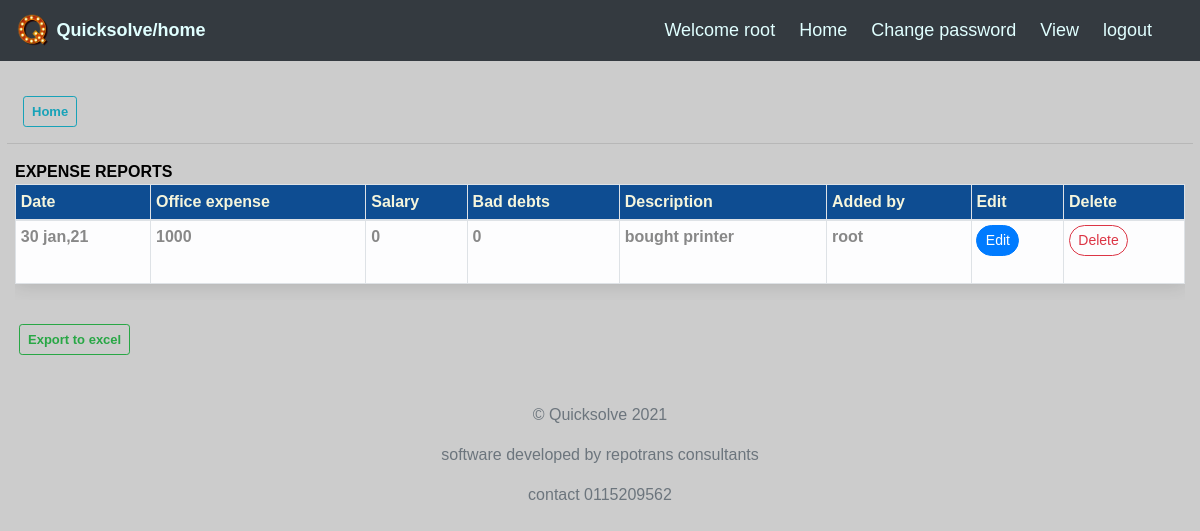
Screenshot of /transactions/Expense/ (signed in) with the database file from the repository.
### transactions/models.py (models this page shows, shortened)
class Transaction(models.Model):
    first_installment = models.IntegerField(default=0)
    second_installment = models.IntegerField(default=0)
    third_installment =models.IntegerField(default=0)
    fourth_installment = models.IntegerField(default=0)
    fifth_installment = models.IntegerField(default=0)
    sixth_installment =models.IntegerField(default=0)
    seventh_installment = models.IntegerField(default=0)
    eighth_installment =models.IntegerField(default=0)
    loan_payable =models.IntegerField(default=0)
    installment_description=models.CharField(max_length=1000,default="",blank=True)
    repayment_day=models.CharField(max_length=200,choices=CHOICES,default="",blank=True)
    lending_date=models.DateTimeField(default=timezone.now)
    clients_name=models.CharField(max_length=200,blank=True)
    clients_id=models.CharField(max_length=200,blank=True)
    clients_location=models.CharField(max_length=200,default="",blank=True)
    clients_phone=models.CharField(max_length=20,blank=True)
    loan_amount=models.IntegerField(default=0)
    interest_charged =models.FloatField(default=0.0)
    repayment_period = models.CharField(choices=period,max_length=100,blank=True)
    office_expenses = models.IntegerField(default=0)
    salary_expenses = models.IntegerField(default=0)
    expense_description = models.CharField(max_length=100,default="",blank=True)
    bad_debts =models.IntegerField(default=0)
    mode_of_payment = models.CharField(choices=MODE,max_length=100,default="",blank=True)
    lender=models.ForeignKey(User,on_delete=models.CASCADE)
    objects = TransactionManager()
    @cached_property
    def office_expense_condition(self):
        if self.office_expenses > 0:
            return self.office_expenses
    @cached_property
    def debts_expense_condition(self):
        if self.bad_debts > 0:
            return self.bad_debts

### transactions/views.py (the view)
# urls.py: path('Expense/', ExpenseHome.as_view(), name='expense'),
class ExpenseHome(LoginRequiredMixin,ListView):
    model = Transaction
    reports = Transaction.objects.all()
    template_name = 'transactions/expenses.html'
    context_object_name = 'reports'

### transactions/models.py (called while the page is built)
    def get_queryset(self):
        qs = super().get_queryset()
        return qs.select_related('lender')

### transactions/templates/transactions/expenses.html (shortened to what this page needs)
{%extends 'index.html'%}
{%block content%}
<br>
<br>
<br>
<br>
<a href="{%url 'transaction_home'%}" class="btn btn-outline-info btn-sm mybuttons ml-2"><b style="font-size: small;">Home</b></a>
<hr>
<b style="color: black;">EXPENSE REPORTS</b>
<div class="table-responsive ">
    <table id="expenses" class="table table-sm  table-light table-bordered  table-hover styleTable">
        <thead class="table-light">
        <tr>
            <th scope="col">Date</th>
            <th scope="col">Office expense</th>
            <th scope="col">Salary</th>
            <th scope="col">Bad debts</th>
            <th scope="col">Description</th>
            <th scope="col">Added by</th>
            <th scope="col">Edit</th>
            <th scope="col">Delete</th>
        </tr>
        </thead>
        <tbody>
            <tr>
                {%for report in object_list%}
               {%if report.office_expense_condition or report.office_salary_condition or report.debts_expense_condition%}
                <td><b>{{report.lending_date|date:'j b,y'}}</b></td>
                <td><b>{{report.office_expenses}}</b></td>
                <td><b>{{report.salary_expenses}}</b></td>
                <td><b>{{report.bad_debts}}</b></td>
                <td><b>{{report.expense_description}}</b></td>
                <td><b>{{report.lender}}</b></td>
                <td><a href="{%url 'transaction_update' report.id%}"
                        class="btn btn-primary badge-pill btn-sm mybuttons ">Edit</a></td>
                <td><a href="{%url 'transaction_delete' report.id%}"
                        class="btn btn-outline-danger badge-pill btn-sm mybuttons ">Delete</a></td>
            </tr>
        </tbody>
         {%endif%}
            {%endfor%}
    </table>
</div>
<br>
<button  class="btn btn-outline-success btn-sm ml-1" onclick="exportDataToExcel('expenses')"><b style="font-size: small;">Export to excel</b></button>
{%endblock%}

### transactions/templates/index.html (shortened to what this page needs)
{% load static %}
<!DOCTYPE html>
<html lang="en">
{% load pwa %}
<head>
<link rel="stylesheet" href="https://maxcdn.bootstrapcdn.com/bootstrap/4.0.0/css/bootstrap.min.css">
</head>
<body style="background: #cccccc;" >
  <header>
    <div class="container">
      <nav class="navbar  navbar-expand-lg navbar-dark bg-dark fixed-top">
        <a class="navbar-brand" href="{% url 'transaction_home'%}">
      <img src="{% static 'images/my.png'%}" height="35" width="35" class="d-inline-block-alighn-top" />
          <b style="color:   lightcyan; font-size: large;">Quicksolve/home</b>
          </a>
        <div class="collapse navbar-collapse" id="navbarNavAltMarkup">
        <div class="navbar-nav ml-auto">
          {%if user.is_authenticated%}
          <a class="nav-item nav-link mr-4 mylink" href=""
          style="color:   lightcyan;font-size:large;">Welcome {{user.username}} </a>
          <a class="nav-item nav-link mr-4 mylink" href="{% url 'transaction_home'%}"
                      style="color:   lightcyan;font-size:large;">Home </a>
          <a class="nav-item nav-link mr-4 mylink" href="{% url 'change_password'%}"
            style="color:   lightcyan;font-size:large;">Change password </a>
          <a class="nav-item nav-link mr-4 mylink" href="" style="color: lightcyan; font-size: large;">View</a>
          <a  class="nav-item nav-link mr-4" href="{%url 'logout'%}" style="color: lightcyan; font-size:large">logout</a>
          {%endif%}
        </div>
        </div>
        </nav>
      </div>
  </header>
  <div class="container-fluid">
    {% block content %}
    {% endblock content %}
  </div>
<br>
<br>
  <footer class="text-muted">
    <div class="container text-center">
      <p>© Quicksolve {% now "Y" %}</p>
      <p>software developed by repotrans consultants
      <p>contact 0115209562</p>
    </div>
  </footer>
</body>
</html>

### transactions/templates/index.html (style rules this page uses)
* { font-family: Arial, Helvetica, sans-serif; font-size: 16px; }
hr { margin-left: -8px; margin-right: -8px; }
.styleTable { border-radius: 5px 5px 0 0; overflow: hidden; box-shadow: 0 0 20px rgba(0, 0, 0, 0.15); overflow-y: auto; height: 100px; }
.styleTable tbody tr { color: #888888; }
.styleTable thead tr { background-color: #0e4D92; color: #F5F5DC; font-weight: bold; position: sticky; top: 0; }

### rows the page displays
Transaction: lending_date "30 jan,21", office_expenses "1000", salary_expenses "0", bad_debts "0", expense_description "bought printer", lender "root"

### other values shown
{{ user.username }} "root"
